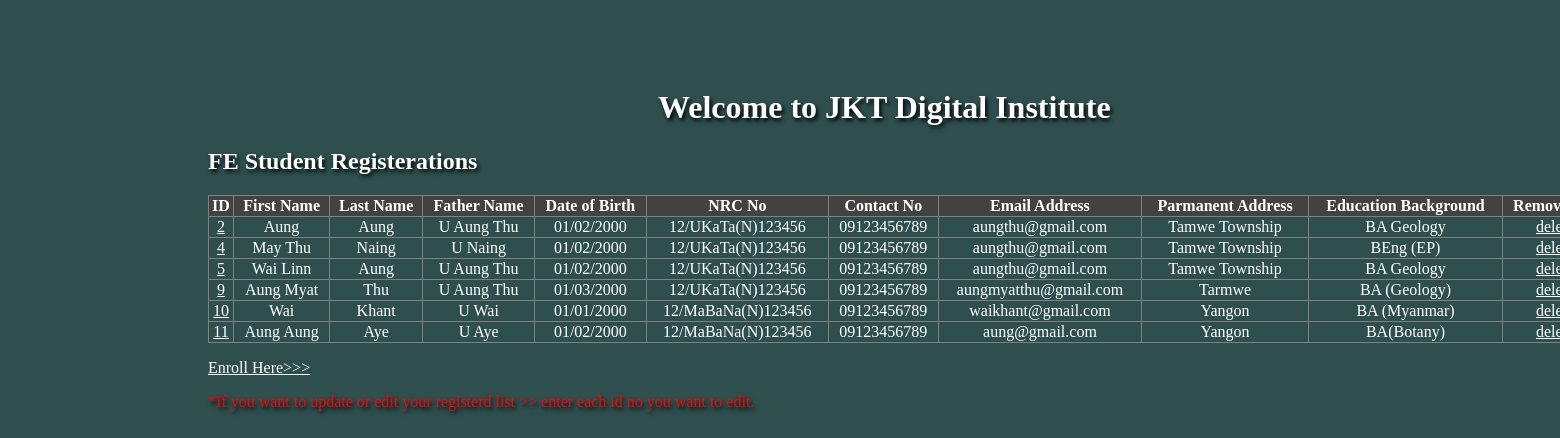
The page / on the database its author committed.
### polls/models.py (models this page shows)
class Polls(models.Model):
    firstname = models.CharField(max_length=255)
    lastname =models.CharField(max_length=255)
    fathername = models.CharField(max_length=255)
    dateofbirth = models.CharField(max_length=255)
    nrcno = models.CharField(max_length=255)
    contactno = models.CharField(max_length=255)
    emailAddress=models.CharField(max_length=255)
    pAddress = models.CharField(max_length=255)
    edu = models.CharField(max_length=255)

### polls/views.py (the view)
# urls.py: path('', views.index, name='index'),
def index(request):
    mypolls = Polls.objects.all().values()
    template = loader.get_template('register.html')
    context = {
        'mypolls':mypolls,
    }
    return HttpResponse(template.render(context, request))

### polls/templates/register.html (shortened to what this page needs)
<!DOCTYPE html>
<html lang="en">
<head>
</head>
<body>
    <div class="container">
        <h1 style="text-shadow: 2px 3px 4px rgb(0, 0, 0)">Welcome to JKT Digital Institute</h1>
        <h2 style="text-shadow: 2px 3px 4px rgb(0, 0, 0)">FE Student Registerations</h2>
        <table border="1">
            <tr id="head">
                <th>ID</th>
                <th>First Name</th>
                <th>Last Name</th>
                <th>Father Name</th>
                <th>Date of Birth</th>
                <th>NRC No</th>
                <th>Contact No</th>
                <th>Email Address</th>
                <th>Parmanent Address</th>
                <th>Education Background</th>
                <th>Remove Tag</th>
            </tr>
            {% for x in mypolls %}
            <tr>
                <td><a href="update/{{ x.id }}">{{ x.id }}</a></td>
                <td>{{ x.firstname }}</td>
                <td>{{ x.lastname }}</td>
                <td>{{ x.fathername }}</td>
                <td>{{ x.dateofbirth }}</td>
                <td>{{ x.nrcno }}</td>
                <td>{{ x.contactno }}</td>
                <td>{{ x.emailAddress }}</td>
                <td>{{ x.pAddress }}</td>
                <td>{{ x.edu }}</td>
                <td><a href="delete/{{ x.id }}">delete</a></td>
                {% endfor %}
            </tr>
        </table>
        <p>
            <a href="add/">Enroll Here>>></a>
        </p>
        <p style="color: red; text-shadow: 2px 3px 4px rgb(0, 0, 0)">*If you want to update or edit your registerd list >> enter each id no you want to edit.</p>
    </div>
</body>
</html>

### polls/templates/register.html (style rules this page uses)
* { background-color: darkslategrey; color: #fff; }
.container { width: 1400px; margin-left: 200px; margin-top: 50px; }
h1 { margin-left: 450px; }
table { border-collapse: collapse; text-align: center; width: 1400px; }
th { background-color: rgb(66, 66, 65); }

### rows shown on the page
Polls: id "2", firstname "Aung", lastname "Aung", fathername "U Aung Thu", dateofbirth "01/02/2000", nrcno "12/UKaTa(N)123456", contactno "09123456789", emailAddress "aungthu@gmail.com", pAddress "Tamwe Township", edu "BA Geology"
Polls: id "4", firstname "May Thu", lastname "Naing", fathername "U Naing", dateofbirth "01/02/2000", nrcno "12/UKaTa(N)123456", contactno "09123456789", emailAddress "aungthu@gmail.com", pAddress "Tamwe Township", edu "BEng (EP)"
Polls: id "5", firstname "Wai Linn", lastname "Aung", fathername "U Aung Thu", dateofbirth "01/02/2000", nrcno "12/UKaTa(N)123456", contactno "09123456789", emailAddress "aungthu@gmail.com", pAddress "Tamwe Township", edu "BA Geology"
Polls: id "9", firstname "Aung Myat", lastname "Thu", fathername "U Aung Thu", dateofbirth "01/03/2000", nrcno "12/UKaTa(N)123456", contactno "09123456789", emailAddress "aungmyatthu@gmail.com", pAddress "Tarmwe", edu "BA (Geology)"
Polls: id "10", firstname "Wai", lastname "Khant", fathername "U Wai", dateofbirth "01/01/2000", nrcno "12/MaBaNa(N)123456", contactno "09123456789", emailAddress "waikhant@gmail.com", pAddress "Yangon", edu "BA (Myanmar)"
Polls: id "11", firstname "Aung Aung", lastname "Aye", fathername "U Aye", dateofbirth "01/02/2000", nrcno "12/MaBaNa(N)123456", contactno "09123456789", emailAddress "aung@gmail.com", pAddress "Yangon", edu "BA(Botany)"
